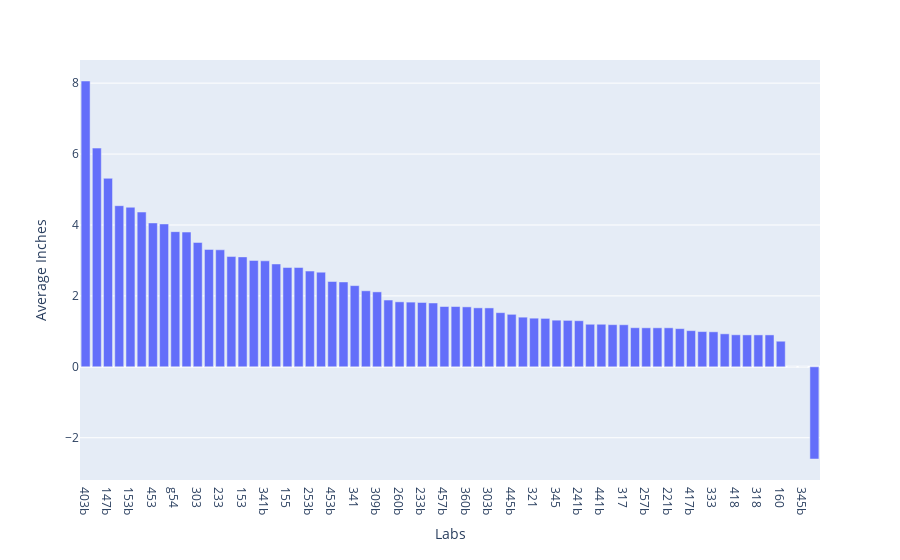

Here is the notebook cell this chart was saved with:
### Code cell
array_list = [i for i in query_list]
average_list = [np.mean(array_list[i]["value"]) for i in range(len(array_list))]
average_list

labs = combined["Lab"]
data = {"Labs":labs, "Average Inches":average_list}
inchesdf = pd.DataFrame(data)
inchesdf = inchesdf.sort_values(by = "Average Inches", ascending =False)

display(inchesdf)

fig = px.bar(inchesdf, x = "Labs", y = "Average Inches")
fig.show()

### Figure 1 — Plotly figure (JSON) as saved in the notebook; plotly's stock layout.template omitted (floating-point values rounded to 4 significant figures)
{"data": [{"alignmentgroup": "True", "hovertemplate": "Labs=%{x}<br>Average Inches=%{y}<extra></extra>", "legendgroup": "", "marker": {"color": "#636efa", "pattern": {"shape": ""}}, "name": "", "offsetgroup": "", "orientation": "v", "showlegend": false, "textposition": "auto", "x": ["403b", "360", "147b", "267b", "153b", "253", "453", "267", "g54", "227b", "303", "143", "233", "327", "153", "260", "341b", "327b", "155", "227", "253b", "441", "453b", "367", "341", "309", "309b", "141", "260b", "321b", "233b", "403", "457b", "257", "360b", "333b", "303b", "433", "445b", "221", "321", "421b", "345", "427b", "241b", "367b", "441b", "417", "317", "457", "257b", "445", "221b", "217b", "417b", "317b", "333", "409b", "418", "421", "318", "241", "160", "433b", "345b", "409"], "xaxis": "x", "y": [8.06, 6.169, 5.316, 4.544, 4.5, 4.364, 4.058, 4.029, 3.811, 3.8, 3.507, 3.311, 3.3, 3.109, 3.1, 3.0, 2.989, 2.9, 2.8, 2.8, 2.7, 2.669, 2.406, 2.393, 2.29, 2.144, 2.113, 1.883, 1.832, 1.825, 1.814, 1.8, 1.701, 1.7, 1.691, 1.663, 1.661, 1.527, 1.48, 1.4, 1.371, 1.365, 1.315, 1.309, 1.3, 1.2, 1.2, 1.189, 1.186, 1.103, 1.1, 1.1, 1.1, 1.077, 1.02, 0.9937, 0.987, 0.9302, 0.9031, 0.9, 0.9, 0.9, 0.7214, 0.0, 0.0, -2.6], "yaxis": "y", "type": "bar"}], "layout": {"xaxis": {"anchor": "y", "domain": [0.0, 1.0], "title": {"text": "Labs"}}, "yaxis": {"anchor": "x", "domain": [0.0, 1.0], "title": {"text": "Average Inches"}}, "legend": {"tracegroupgap": 0}, "margin": {"t": 60}, "barmode": "relative"}}
